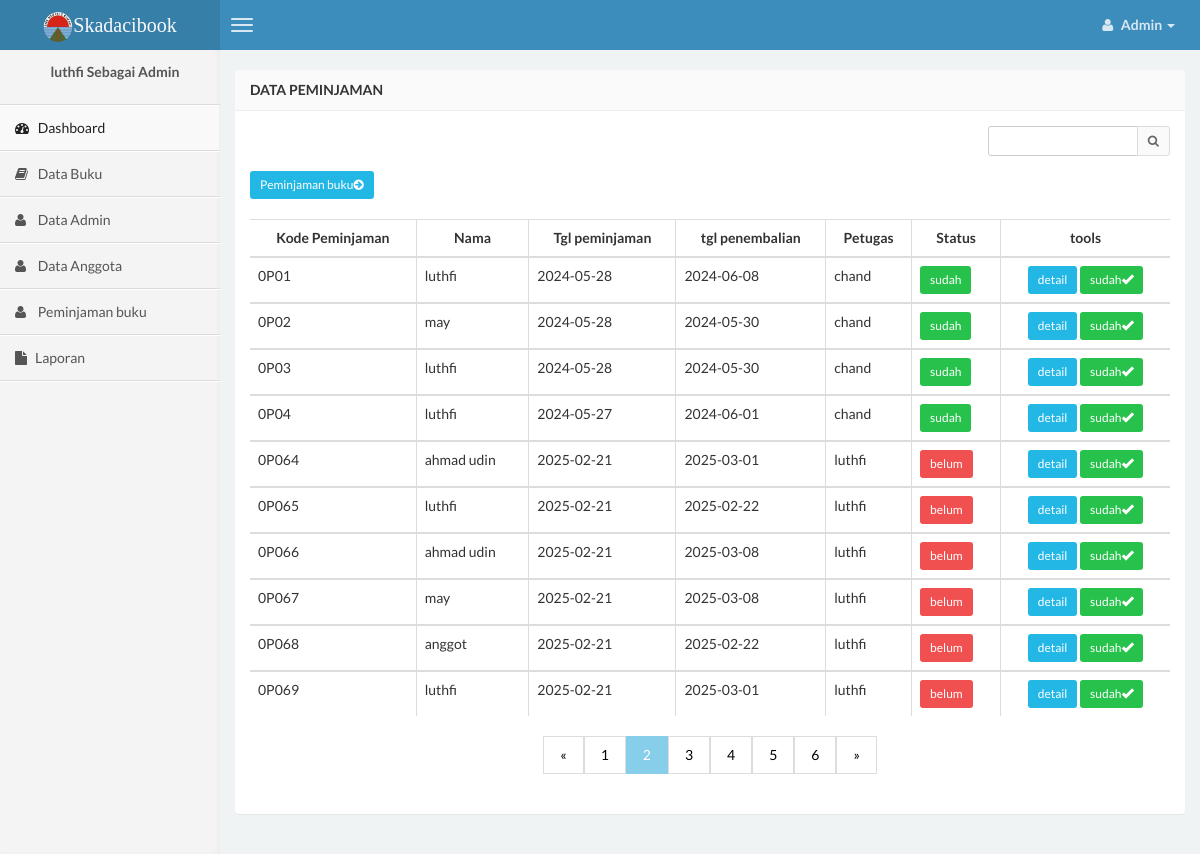
The page /app/luthfi_admin/master-pinjam.php (signed in) on the database its author committed.
### tables this page shows
CREATE TABLE `luthfi_peminjam` (
  `id_peminjam` int(11) NOT NULL,
  `id_user` int(11) NOT NULL,
  `id_anggota` int(11) NOT NULL,
  `tgl_peminjaman` date NOT NULL,
  `tgl_pengembalian` date NOT NULL,
  `status` enum('belum','sudah') NOT NULL
);

CREATE TABLE `luthfi_anggota` (
  `id_anggota` int(11) NOT NULL,
  `email` varchar(100) NOT NULL,
  `nama` varchar(150) NOT NULL,
  `username` varchar(100) NOT NULL,
  `jk` varchar(2) NOT NULL,
  `kelas` varchar(20) NOT NULL,
  `ttl` varchar(100) NOT NULL,
  `alamat` varchar(250) NOT NULL,
  `gambar` varchar(75) NOT NULL
);

CREATE TABLE `luthfi_admin` (
  `id_user` int(2) NOT NULL,
  `username` varchar(150) NOT NULL,
  `password` varchar(15) NOT NULL,
  `fullname` varchar(30) NOT NULL,
  `level` enum('Petugas','Admin') NOT NULL,
  `gambar` varchar(30) NOT NULL
);

### app/luthfi_admin/master-pinjam.php (the view, shortened to what this page needs)
<?php
if (empty($_SESSION['username'])) {
    header('location:../index.php');
} else {
?>
    <!DOCTYPE html>
    <html>
    <head>
        <link href="../css/bootstrap.min.css" rel="stylesheet" type="text/css" />
        <link href="../css/font-awesome.min.css" rel="stylesheet" type="text/css" />
        <link href="../css/ionicons.min.css" rel="stylesheet" type="text/css" />
        <link href="../css/morris/morris.css" rel="stylesheet" type="text/css" />
        <link href="../css/jvectormap/jquery-jvectormap-1.2.2.css" rel="stylesheet" type="text/css" />
        <link href="../css/datepicker/datepicker3.css" rel="stylesheet" type="text/css" />
        <link href="../css/daterangepicker/daterangepicker-bs3.css" rel="stylesheet" type="text/css" />
        <link href="../css/style.css" rel="stylesheet" type="text/css" />
    </head>
    <body class="skin-blue">
        <header class="header">
            <a href="index.php" class="logo">
            <img src="download.jpg" height="30" width="30" class="img-circle" alt="User Image" />Skadacibook            </a>
            <nav class="navbar navbar-static-top">
                <a href="#" class="navbar-btn sidebar-toggle" data-toggle="offcanvas" role="button">
                    <span class="icon-bar"></span>
                    <span class="icon-bar"></span>
                    <span class="icon-bar"></span>
                </a>
                <div class="navbar-right">
                    <ul class="nav navbar-nav">
                        <li class="dropdown user user-menu">
                            <a href="#" class="dropdown-toggle" data-toggle="dropdown">
                                <i class="fa fa-user"></i>
                                <span><?php echo $_SESSION['level']; ?> <i class="caret"></i></span>
                            </a>
                        </li>
                    </ul>
                </div>
            </nav>
        </header>
    <?php } ?>
    <div class="wrapper row-offcanvas row-offcanvas-left">
        <aside class="left-side sidebar-offcanvas">
            <section class="sidebar">
                <div class="user-panel">
                    <div class="info">
                        <center>
                            <p><?php echo $_SESSION['username']; ?>  Sebagai <?php echo $_SESSION['level']; ?></p>
                        </center>
                    </div>
                </div>
                <?php include "sidebar.php"; ?>
            </section>
        </aside>
        <aside class="right-side">
            <section class="content">
                <div class="row">
                    <div class="col-xs-12">
                        <div class="panel">
                            <header class="panel-heading">
                                <b>Data Peminjaman</b>
                            </header>
                            <div class="panel-body table-responsive">
                                <div class="box-tools m-b-15">
                                    <form action="master-pinjam.php" method="POST">
                                        <div class="input-group">
                                            <input type='text' class="form-control input-sm pull-right" style="width: 150px;" name='qcari'  required />
                                            <div class="input-group-btn">
                                                <button class="btn btn-sm btn-default" type="submit"><i class="fa fa-search"></i></button>
                                            </div>
                                        </div>
                                    </form>
                                </div>
                                <div class="text-right" style="margin-right: 100%;">
                        <a href="tambah-pinjam.php" class="btn btn-sm btn-info">Peminjaman buku<i class="fa fa-arrow-circle-right"></i></a>
                        </div>
                        <br>
                                <?php
                         $query1 ="SELECT luthfi_peminjam.*, luthfi_admin.username, luthfi_anggota.nama FROM luthfi_peminjam INNER JOIN luthfi_peminjam_det ON luthfi_peminjam.id_peminjam = luthfi_peminjam_det.id_peminjam INNER JOIN luthfi_admin ON luthfi_peminjam.id_user = luthfi_admin.id_user INNER JOIN luthfi_anggota ON luthfi_anggota.id_anggota = luthfi_peminjam.id_anggota GROUP BY luthfi_peminjam_det.id_peminjam";
                        $tampil = mysqli_query($conn, $query1) or die(mysqli_error($conn));
                        $luthfiB = ["sudah"=>"success","belum"=>"danger"];
                                ?>
                                <table id="example" class="table table-hover table-bordered">
                                    <thead>
                                        <tbody>
                                        <tr>
                                            <th>
                                                <center>Kode Peminjaman </center>
                                            </th>
                                            <th>
                                                <center>Nama</center>
                                            </th>
                                            <th>
                                                <center>Tgl peminjaman </center>
                                            </th>
                                            <th>
                                                <center>tgl penembalian</center>
                                            </th>
                                            <th>
                                                <center>Petugas</center>
                                            </th>
                                            <th>
                                                <center>Status</center>
                                            </th>
                                            <th>
                                                <center>tools</center>
                                            </th>
                                        </tr>
                                    </thead>
                                            <?php while ($data = mysqli_fetch_array($tampil)) { ?>
                                            <tbody>
                                            <tr>
                                                <td>0P0<?php echo $data['id_peminjam']; ?></td>
                                                <td><?= $data['nama']?></td>
                                                <td><?php echo $data['tgl_peminjaman']; ?></td>
                                                <td><?php echo $data['tgl_pengembalian']; ?></td>
                                                <td><?php echo $data['username']; ?></td>
                                                <td><div class="btn btn-sm btn-<?= $luthfiB[$data['status']]?>"><?= $data['status']?></div></td>
                                                <td>
                                        <center>
                                                <a class="btn btn-sm btn-info tooltips" data-placement="bottom" data-toggle="tooltip" title="Pengembalian Buku" name="id_peminjam" href="lihat-detail-pinjam.php?id=<?php echo $data['id_peminjam']; ?>">detail</a>
                                                <a class="btn btn-sm btn-success tooltips" data-placement="bottom" data-toggle="tooltip" title="Pengembalian Buku" name="id_peminjam" href="update-pinjam.php?hal=edit&kd=<?php echo $data['id_peminjam']; ?>&id_buku=<?php echo $data['id_peminjam']; ?>">sudah<span class="glyphicon glyphicon-ok"></a>
                                        </center>
                                    </td>
                                            </tr>
                            </div>
                        <?php
                                    }
                        ?>
                        </tbody>
                <center>
                        <div class="pagination">
  <a href="#">&laquo;</a>
  <a href="#">1</a>
  <a href="#" class="active">2</a>
  <a href="#">3</a>
  <a href="#">4</a>
  <a href="#">5</a>
  <a href="#">6</a>
  <a href="#">&raquo;</a>
</div>
                </center>
    </body>
    </html>

### app/luthfi_admin/master-pinjam.php (style rules this page uses)
.pagination { display: inline-block; }
.pagination a { color: black; float: left; padding: 8px 16px; text-decoration: none; transition: background-color .3s; border: 1px solid #ddd; }
.pagination a.active { background-color: skyblue; color: white; border: 1px solid skyblue; }

### rows shown on the page
luthfi_peminjam: id_peminjam "1", id_anggota.nama "luthfi", tgl_peminjaman "2024-05-28", tgl_pengembalian "2024-06-08", id_user.username "chand", status "sudah"
luthfi_peminjam: id_peminjam "2", id_anggota.nama "may", tgl_peminjaman "2024-05-28", tgl_pengembalian "2024-05-30", id_user.username "chand", status "sudah"
luthfi_peminjam: id_peminjam "3", id_anggota.nama "luthfi", tgl_peminjaman "2024-05-28", tgl_pengembalian "2024-05-30", id_user.username "chand", status "sudah"
luthfi_peminjam: id_peminjam "4", id_anggota.nama "luthfi", tgl_peminjaman "2024-05-27", tgl_pengembalian "2024-06-01", id_user.username "chand", status "sudah"
luthfi_peminjam: id_peminjam "64", id_anggota.nama "ahmad udin", tgl_peminjaman "2025-02-21", tgl_pengembalian "2025-03-01", id_user.username "luthfi", status "belum"
luthfi_peminjam: id_peminjam "65", id_anggota.nama "luthfi", tgl_peminjaman "2025-02-21", tgl_pengembalian "2025-02-22", id_user.username "luthfi", status "belum"
luthfi_peminjam: id_peminjam "66", id_anggota.nama "ahmad udin", tgl_peminjaman "2025-02-21", tgl_pengembalian "2025-03-08", id_user.username "luthfi", status "belum"
luthfi_peminjam: id_peminjam "67", id_anggota.nama "may", tgl_peminjaman "2025-02-21", tgl_pengembalian "2025-03-08", id_user.username "luthfi", status "belum"
luthfi_peminjam: id_peminjam "68", id_anggota.nama "anggot", tgl_peminjaman "2025-02-21", tgl_pengembalian "2025-02-22", id_user.username "luthfi", status "belum"
luthfi_peminjam: id_peminjam "69", id_anggota.nama "luthfi", tgl_peminjaman "2025-02-21", tgl_pengembalian "2025-03-01", id_user.username "luthfi", status "belum"

### other values the page prints
$_SESSION['level'] "Admin"
$_SESSION['username'] "luthfi"
